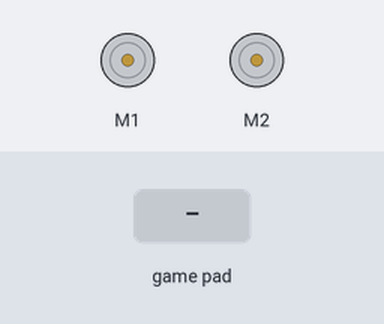
A program run on a simulated Raspberry Pi (BCM pin numbers). Shown: 2 × DC motor (green arrow = forward, orange = backward, longer = faster). Inputs (shaded band) come from the test bench. Motors are numbered in the order the program creates them (left before right in a Robot); what the program prints to the terminal is not drawn.

Above: at 2.2 s.
2.3 s: game-controller BTN LEFT pressed
At 3.5 s:
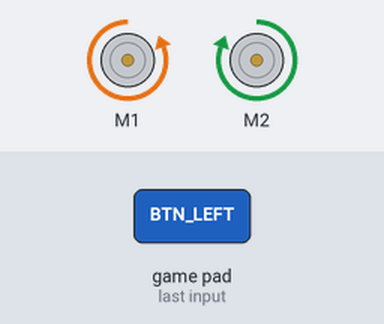
3.8 s: game-controller BTN RIGHT pressed
At 4.7 s:
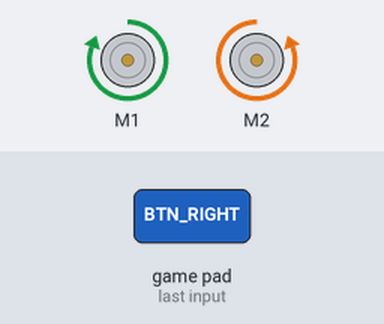
5.3 s: game-controller BTN UP pressed
At 5.6 s:
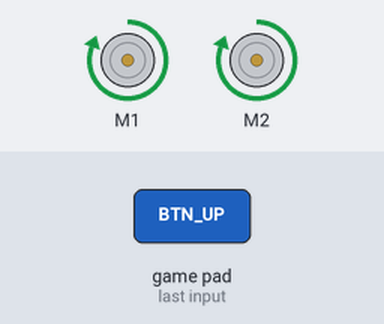
6.8 s: game-controller BTN DOWN pressed
At 8.0 s:
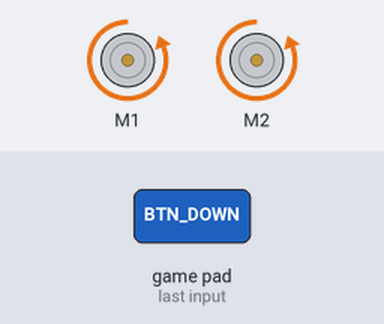
8.3 s: game-controller BTN B pressed
At 9.3 s:
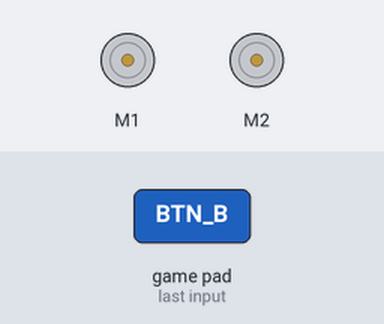
Timing chart, 0 to 10.8 s (numbered marks = the images above; inputs shaded):
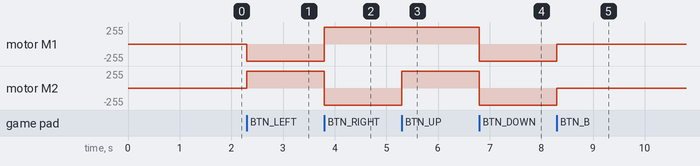

Measured:
- after the input at 2.3 s, motor M1: stopped → backward 255/255 at once; motor M2: stopped → forward 255/255 at once
- after the input at 3.8 s, motor M1: backward 255/255 → forward 255/255 at once; motor M2: forward 255/255 → backward 255/255 at once
- after the input at 5.3 s, motor M2: backward 255/255 → forward 255/255 at once
- after the input at 6.8 s, motor M1, motor M2: forward 255/255 → backward 255/255 at once
- after the input at 8.3 s, motor M1, motor M2: backward 255/255 → stopped at once

The program:

remote_control.py
```python
import gpiozero
import cwiid

robot = gpiozero.Robot(right=(17,18), left=(27,22))

print("Press 1+2 button together")
wii = cwiid.Wiimote()

print("Connection established")
wii.rpt_mode = cwiid.RPT_BTN

while(True):
    buttons = wii.state['buttons']
    if (buttons & cwiid.BTN_LEFT):
        robot.left()
    if (buttons & cwiid.BTN_RIGHT):
        robot.right()
    if (buttons & cwiid.BTN_UP):
        robot.forward()
    if (buttons & cwiid.BTN_DOWN):
        robot.backward()

    if (buttons & cwiid.BTN_B):
        robot.stop()
```
